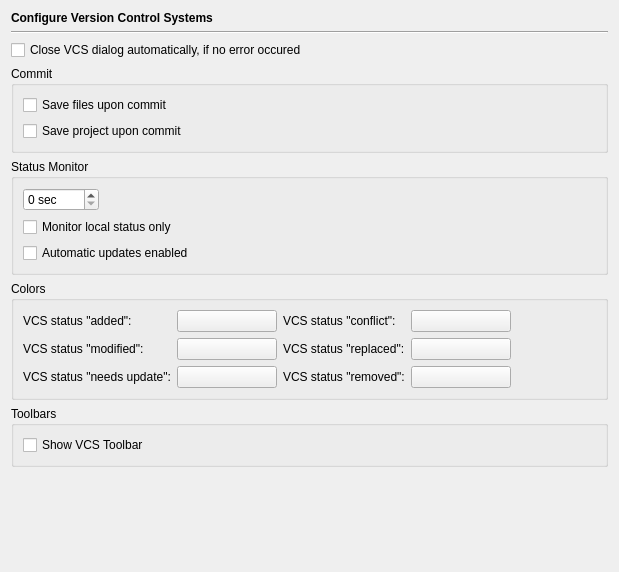
<?xml version="1.0" encoding="UTF-8"?>
<ui version="4.0">
 <class>VcsPage</class>
 <widget class="QWidget" name="VcsPage">
  <property name="geometry">
   <rect>
    <x>0</x>
    <y>0</y>
    <width>619</width>
    <height>572</height>
   </rect>
  </property>
  <layout class="QVBoxLayout" name="verticalLayout_2">
   <item>
    <widget class="QLabel" name="headerLabel">
     <property name="text">
      <string>&lt;b&gt;Configure Version Control Systems&lt;/b&gt;</string>
     </property>
    </widget>
   </item>
   <item>
    <widget class="Line" name="line9_3_2_2">
     <property name="frameShape">
      <enum>QFrame::HLine</enum>
     </property>
     <property name="frameShadow">
      <enum>QFrame::Sunken</enum>
     </property>
     <property name="orientation">
      <enum>Qt::Horizontal</enum>
     </property>
    </widget>
   </item>
   <item>
    <widget class="QCheckBox" name="vcsAutoCloseCheckBox">
     <property name="text">
      <string>Close VCS dialog automatically, if no error occured</string>
     </property>
    </widget>
   </item>
   <item>
    <widget class="QGroupBox" name="groupBox">
     <property name="title">
      <string>Commit</string>
     </property>
     <layout class="QVBoxLayout">
      <item>
       <widget class="QCheckBox" name="vcsAutoSaveCheckBox">
        <property name="toolTip">
         <string>Select, if files should be saved before a commit</string>
        </property>
        <property name="text">
         <string>Save files upon commit</string>
        </property>
       </widget>
      </item>
      <item>
       <widget class="QCheckBox" name="vcsAutoSaveProjectCheckBox">
        <property name="toolTip">
         <string>Select, if project should be saved before a commit</string>
        </property>
        <property name="text">
         <string>Save project upon commit</string>
        </property>
       </widget>
      </item>
     </layout>
    </widget>
   </item>
   <item>
    <widget class="QGroupBox" name="groupBox_2">
     <property name="title">
      <string>Status Monitor</string>
     </property>
     <layout class="QGridLayout" name="gridLayout_2">
      <item row="0" column="0">
       <widget class="QSpinBox" name="vcsStatusMonitorIntervalSpinBox">
        <property name="toolTip">
         <string>Select the interval in seconds for VCS status updates (0 to disable)</string>
        </property>
        <property name="suffix">
         <string> sec</string>
        </property>
        <property name="maximum">
         <number>3600</number>
        </property>
       </widget>
      </item>
      <item row="0" column="1">
       <spacer>
        <property name="orientation">
         <enum>Qt::Horizontal</enum>
        </property>
        <property name="sizeHint" stdset="0">
         <size>
          <width>40</width>
          <height>20</height>
         </size>
        </property>
       </spacer>
      </item>
      <item row="1" column="0" colspan="2">
       <widget class="QCheckBox" name="vcsMonitorLocalStatusCheckBox">
        <property name="toolTip">
         <string>Select to monitor local status only (if supported by VCS)</string>
        </property>
        <property name="text">
         <string>Monitor local status only</string>
        </property>
       </widget>
      </item>
      <item row="2" column="0" colspan="2">
       <widget class="QCheckBox" name="autoUpdateCheckBox">
        <property name="toolTip">
         <string>Select to enable automatic updates</string>
        </property>
        <property name="text">
         <string>Automatic updates enabled</string>
        </property>
       </widget>
      </item>
     </layout>
    </widget>
   </item>
   <item>
    <widget class="QGroupBox" name="groupBox_3">
     <property name="title">
      <string>Colors</string>
     </property>
     <layout class="QGridLayout" name="gridLayout">
      <item row="0" column="0">
       <widget class="QLabel" name="label_4">
        <property name="text">
         <string>VCS status &quot;added&quot;:</string>
        </property>
       </widget>
      </item>
      <item row="0" column="1">
       <widget class="QPushButton" name="pbVcsAddedButton">
        <property name="minimumSize">
         <size>
          <width>100</width>
          <height>0</height>
         </size>
        </property>
        <property name="toolTip">
         <string>Select the background color for entries with VCS status &quot;added&quot;.</string>
        </property>
        <property name="text">
         <string/>
        </property>
       </widget>
      </item>
      <item row="0" column="2">
       <widget class="QLabel" name="label_5">
        <property name="text">
         <string>VCS status &quot;conflict&quot;:</string>
        </property>
       </widget>
      </item>
      <item row="0" column="3">
       <widget class="QPushButton" name="pbVcsConflictButton">
        <property name="minimumSize">
         <size>
          <width>100</width>
          <height>0</height>
         </size>
        </property>
        <property name="toolTip">
         <string>Select the background color for entries with VCS status &quot;conflict&quot;.</string>
        </property>
        <property name="text">
         <string/>
        </property>
       </widget>
      </item>
      <item row="0" column="4">
       <spacer>
        <property name="orientation">
         <enum>Qt::Horizontal</enum>
        </property>
        <property name="sizeHint" stdset="0">
         <size>
          <width>40</width>
          <height>20</height>
         </size>
        </property>
       </spacer>
      </item>
      <item row="1" column="0">
       <widget class="QLabel" name="label_2">
        <property name="text">
         <string>VCS status &quot;modified&quot;:</string>
        </property>
       </widget>
      </item>
      <item row="1" column="1">
       <widget class="QPushButton" name="pbVcsModifiedButton">
        <property name="minimumSize">
         <size>
          <width>100</width>
          <height>0</height>
         </size>
        </property>
        <property name="toolTip">
         <string>Select the background color for entries with VCS status &quot;modified&quot;.</string>
        </property>
        <property name="text">
         <string/>
        </property>
       </widget>
      </item>
      <item row="1" column="2">
       <widget class="QLabel" name="label_6">
        <property name="text">
         <string>VCS status &quot;replaced&quot;:</string>
        </property>
       </widget>
      </item>
      <item row="1" column="3">
       <widget class="QPushButton" name="pbVcsReplacedButton">
        <property name="minimumSize">
         <size>
          <width>100</width>
          <height>0</height>
         </size>
        </property>
        <property name="toolTip">
         <string>Select the background color for entries with VCS status &quot;replaced&quot;.</string>
        </property>
        <property name="text">
         <string/>
        </property>
       </widget>
      </item>
      <item row="2" column="0">
       <widget class="QLabel" name="label_3">
        <property name="text">
         <string>VCS status &quot;needs update&quot;:</string>
        </property>
       </widget>
      </item>
      <item row="2" column="1">
       <widget class="QPushButton" name="pbVcsUpdateButton">
        <property name="minimumSize">
         <size>
          <width>100</width>
          <height>0</height>
         </size>
        </property>
        <property name="toolTip">
         <string>Select the background color for entries with VCS status &quot;needs update&quot;.</string>
        </property>
        <property name="text">
         <string/>
        </property>
       </widget>
      </item>
      <item row="2" column="2">
       <widget class="QLabel" name="label_7">
        <property name="text">
         <string>VCS status &quot;removed&quot;:</string>
        </property>
       </widget>
      </item>
      <item row="2" column="3">
       <widget class="QPushButton" name="pbVcsRemovedButton">
        <property name="minimumSize">
         <size>
          <width>100</width>
          <height>0</height>
         </size>
        </property>
        <property name="toolTip">
         <string>Select the background color for entries with VCS status &quot;removed&quot;.</string>
        </property>
        <property name="text">
         <string/>
        </property>
       </widget>
      </item>
     </layout>
    </widget>
   </item>
   <item>
    <widget class="QGroupBox" name="groupBox_4">
     <property name="title">
      <string>Toolbars</string>
     </property>
     <layout class="QVBoxLayout" name="verticalLayout">
      <item>
       <widget class="QCheckBox" name="vcsToolbarCheckBox">
        <property name="toolTip">
         <string>Select to show VCS specific toolbars</string>
        </property>
        <property name="text">
         <string>Show VCS Toolbar</string>
        </property>
       </widget>
      </item>
     </layout>
    </widget>
   </item>
   <item>
    <spacer>
     <property name="orientation">
      <enum>Qt::Vertical</enum>
     </property>
     <property name="sizeHint" stdset="0">
      <size>
       <width>512</width>
       <height>81</height>
      </size>
     </property>
    </spacer>
   </item>
  </layout>
 </widget>
 <tabstops>
  <tabstop>vcsAutoCloseCheckBox</tabstop>
  <tabstop>vcsAutoSaveCheckBox</tabstop>
  <tabstop>vcsAutoSaveProjectCheckBox</tabstop>
  <tabstop>vcsStatusMonitorIntervalSpinBox</tabstop>
  <tabstop>vcsMonitorLocalStatusCheckBox</tabstop>
  <tabstop>autoUpdateCheckBox</tabstop>
  <tabstop>pbVcsAddedButton</tabstop>
  <tabstop>pbVcsModifiedButton</tabstop>
  <tabstop>pbVcsUpdateButton</tabstop>
  <tabstop>pbVcsConflictButton</tabstop>
  <tabstop>pbVcsReplacedButton</tabstop>
 </tabstops>
 <resources/>
 <connections/>
</ui>
